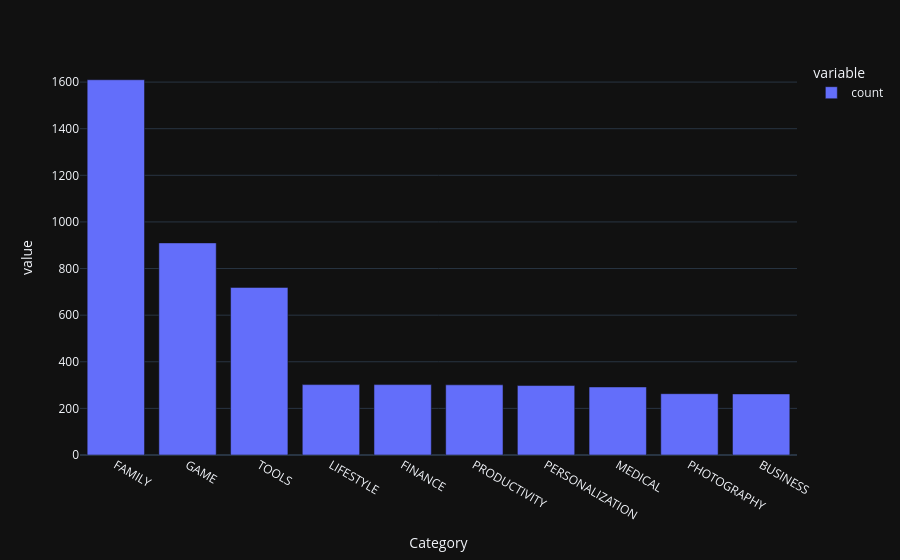

The code cell stored with this chart in its notebook:
### Code cell
bar = px.bar(top_ten)
bar.write_html(file = './bar_with_values_mod.html', include_plotlyjs = 'cdn')
bar.show()

### Figure 1 — Plotly figure (JSON) as saved in the notebook; plotly's stock layout.template omitted (floating-point values rounded to 4 significant figures)
{"data": [{"hovertemplate": "variable=count<br>Category=%{x}<br>value=%{y}<extra></extra>", "legendgroup": "count", "marker": {"color": "#636efa", "pattern": {"shape": ""}}, "name": "count", "orientation": "v", "showlegend": true, "textposition": "auto", "x": ["FAMILY", "GAME", "TOOLS", "LIFESTYLE", "FINANCE", "PRODUCTIVITY", "PERSONALIZATION", "MEDICAL", "PHOTOGRAPHY", "BUSINESS"], "xaxis": "x", "y": [1610, 910, 719, 302, 302, 301, 298, 292, 263, 262], "yaxis": "y", "type": "bar"}], "layout": {"xaxis": {"anchor": "y", "domain": [0.0, 1.0], "title": {"text": "Category"}}, "yaxis": {"anchor": "x", "domain": [0.0, 1.0], "title": {"text": "value"}}, "legend": {"title": {"text": "variable"}, "tracegroupgap": 0}, "margin": {"t": 60}, "barmode": "relative"}}
